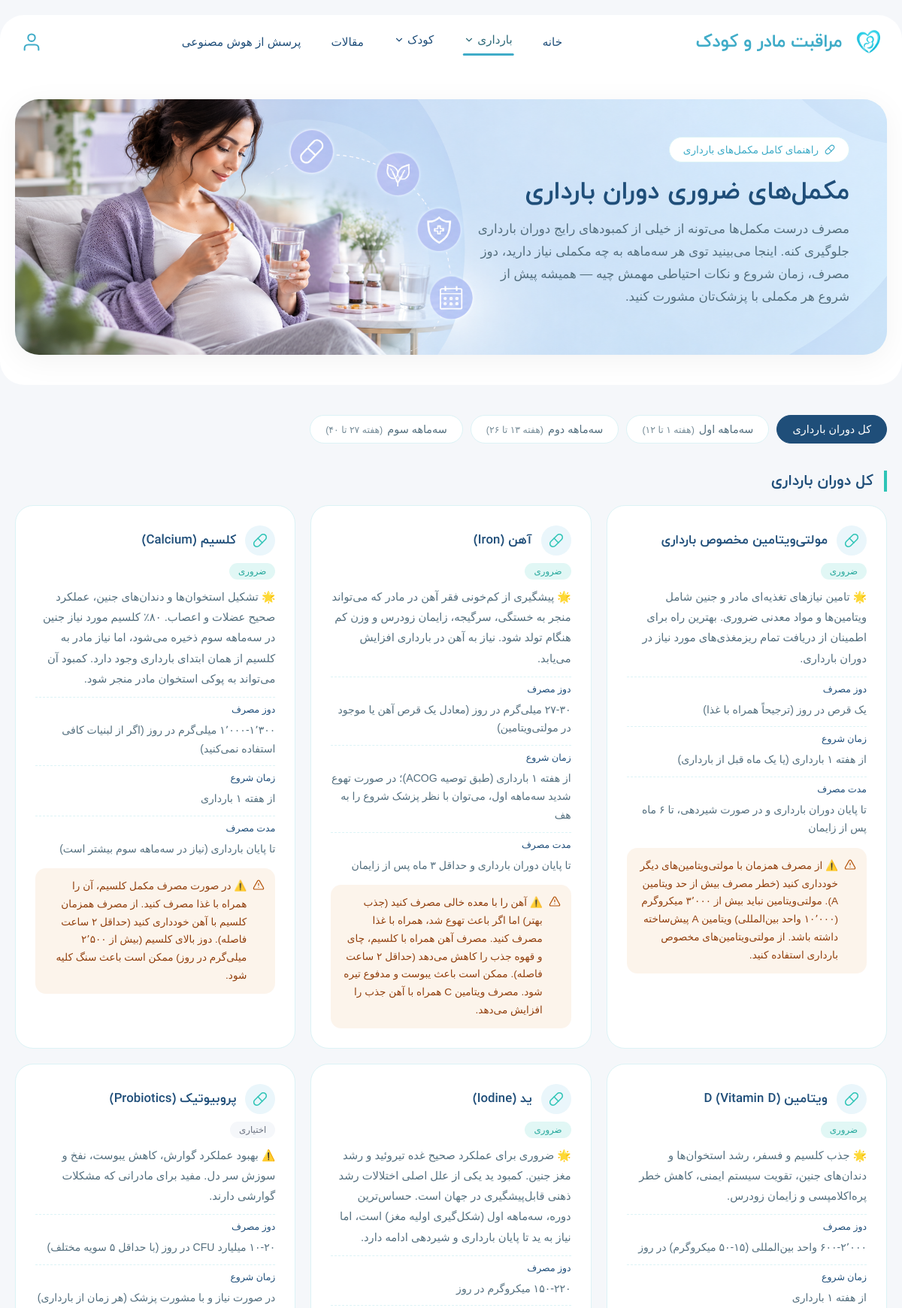
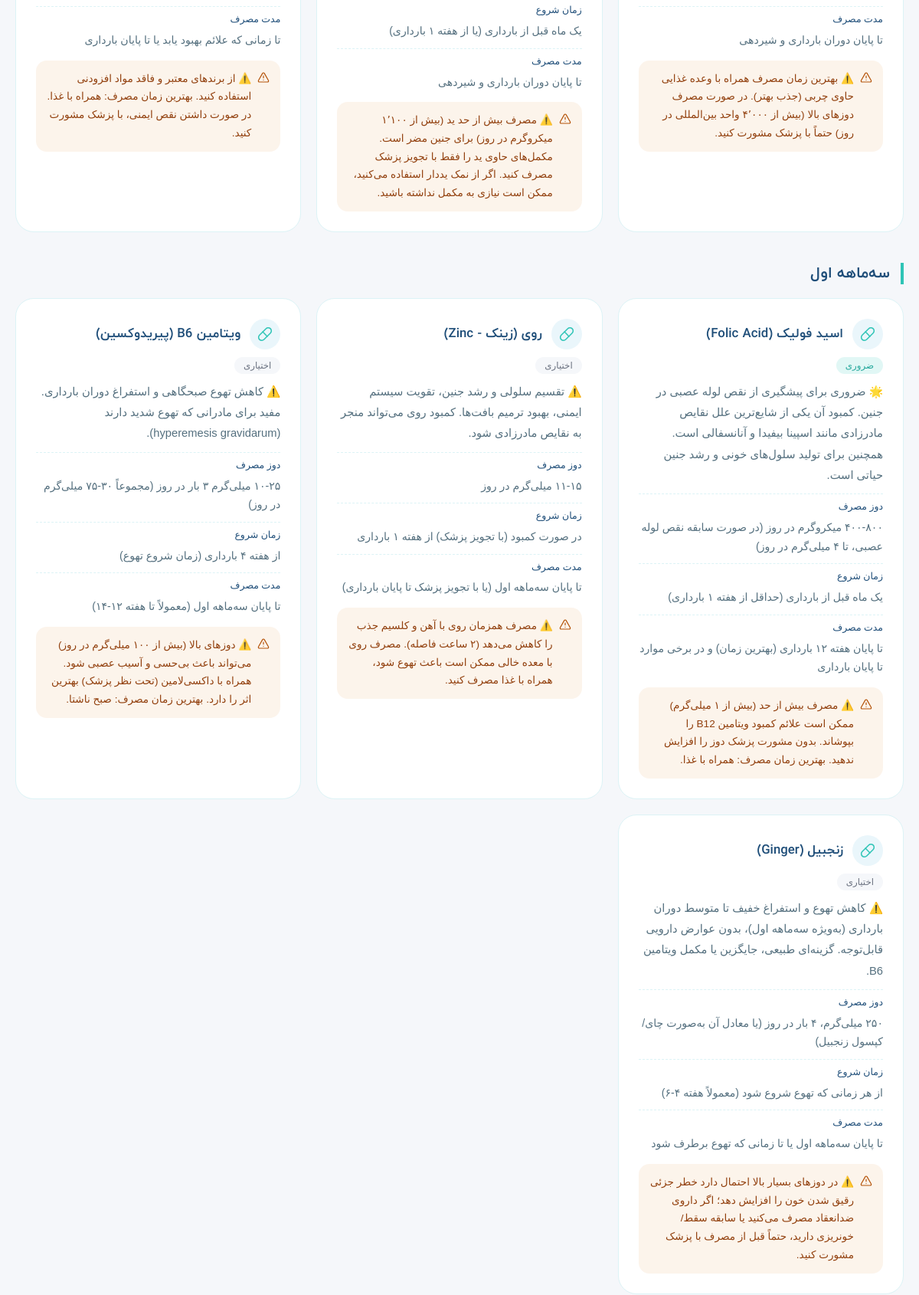
The page /pregnancy-supplements.php (upper part) on the database its author committed (2 pictures, top to bottom).
### tables this page shows
CREATE TABLE `pregnancy_supplements` (
  `id` int(11) NOT NULL,
  `supplement_name` varchar(100) NOT NULL,
  `importance` text NOT NULL,
  `dosage` varchar(100) NOT NULL,
  `start_time` varchar(100) NOT NULL,
  `duration` varchar(100) NOT NULL,
  `precautions` text DEFAULT NULL,
  `week_start` int(11) DEFAULT NULL COMMENT 'شروع هفته مصرف مکمل (۱-۴۰)',
  `week_end` int(11) DEFAULT NULL COMMENT 'پایان هفته مصرف مکمل (۱-۴۰)',
  `trimester` enum('first','second','third','all') NOT NULL,
  `is_essential` tinyint(1) DEFAULT 1 COMMENT 'آیا مصرف آن ضروری است؟',
  `requires_prescription` tinyint(1) DEFAULT 0 COMMENT 'آیا فقط با تجویز/تشخیص پزشک مصرف شود؟',
  `created_at` timestamp NOT NULL DEFAULT current_timestamp(),
  `updated_at` timestamp NOT NULL DEFAULT current_timestamp() ON UPDATE current_timestamp()
);

### config/database.php (called while the page is built)
<?php
return [
    'host'     => getenv('DB_HOST') ?: '127.0.0.1',
    'port'     => getenv('DB_PORT') ?: '3306',
    'database' => getenv('DB_DATABASE') ?: 'maternal_child_care',
    'username' => getenv('DB_USERNAME') ?: 'root',
    'password' => getenv('DB_PASSWORD') ?: '',
    'charset'  => 'utf8mb4',
];

### app/Core/Database.php (called while the page is built, shortened)
<?php
class Database
{
    private static ?PDO $instance = null;
    public static function connection(): PDO
    {
        if (self::$instance === null) {
            $config = require BASE_PATH . '/config/database.php';
            $dsn = sprintf(
                'mysql:host=%s;port=%s;dbname=%s;charset=%s',
                $config['host'],
                $config['port'],
                $config['database'],
                $config['charset']
            );
            self::$instance = new PDO($dsn, $config['username'], $config['password'], [
                PDO::ATTR_ERRMODE            => PDO::ERRMODE_EXCEPTION,
                PDO::ATTR_DEFAULT_FETCH_MODE => PDO::FETCH_ASSOC,
                PDO::ATTR_EMULATE_PREPARES   => false,
            ]);
        }
        return self::$instance;
    }
}

### app/Repositories/SupplementRepository.php (called while the page is built, shortened)
<?php
class SupplementRepository
{
    public function all(): array
    {
        try {
            $stmt = Database::connection()->query(
                'SELECT * FROM pregnancy_supplements
                 ORDER BY is_essential DESC, week_start ASC, id ASC'
            );
            return $stmt->fetchAll();
        } catch (PDOException $e) {
            return [];
        }
    }
}

### public/pregnancy-supplements.php (the view, shortened to what this page needs)
<?php
$supplementRepository = new SupplementRepository();
$trimesterLabels = SupplementRepository::TRIMESTER_LABELS;
$activeTrimester = $_GET['trimester'] ?? 'all';
$trimesterWeekRanges = [
    'all'    => null,
    'first'  => '۱ تا ۱۲',
    'second' => '۱۳ تا ۲۶',
    'third'  => '۲۷ تا ۴۰',
];
if ($activeTrimester === 'all') {
    $supplements = $supplementRepository->all();
} else {
    $supplements = $supplementRepository->findByTrimester($activeTrimester);
}
$groupedSupplements = [];
if ($activeTrimester === 'all') {
    foreach (array_keys($trimesterLabels) as $key) {
        $groupedSupplements[$key] = [];
    }
    foreach ($supplements as $item) {
        $key = $item['trimester'] ?? 'all';
        $groupedSupplements[$key][] = $item;
    }
} else {
    $groupedSupplements[$activeTrimester] = $supplements;
}
?>
<!DOCTYPE html>
<html lang="fa" dir="rtl">
<head>
    <link rel="stylesheet" href="assets/css/base.css">
    <link rel="stylesheet" href="assets/css/components/header.css">
    <link rel="stylesheet" href="assets/css/components/button.css">
    <link rel="stylesheet" href="assets/css/components/footer.css">
    <link rel="stylesheet" href="assets/css/pages/pregnancy-supplements.css">
</head>
<body>
    <section class="ps-hero" data-header-offset>
        <?php include TEMPLATES_PATH . '/partials/header.php'; ?>
        <div class="ps-hero-banner">
            <img src="assets/image/pregnancy-supplements-banner.png" alt="مکمل‌های ضروری بارداری" class="ps-hero-image" />
            <div class="ps-hero-content">
                <span class="ps-hero-badge">
                    <svg width="14" height="14" viewBox="0 0 24 24" fill="none" stroke="currentColor" stroke-width="2" stroke-linecap="round" stroke-linejoin="round"><path d="m10.5 20.5 10-10a4.95 4.95 0 1 0-7-7l-10 10a4.95 4.95 0 1 0 7 7Z" /><path d="m8.5 8.5 7 7" /></svg>
                    راهنمای کامل مکمل‌های بارداری
                </span>
                <h1>مکمل‌های ضروری دوران بارداری</h1>
                <p class="subtitle">
                    مصرف درست مکمل‌ها می‌تونه از خیلی از کمبودهای رایج دوران بارداری جلوگیری کنه.
                    اینجا می‌بینید توی هر سه‌ماهه به چه مکملی نیاز دارید، دوز مصرف، زمان شروع
                    و نکات احتیاطی مهمش چیه — همیشه پیش از شروع هر مکملی با پزشک‌تان مشورت کنید.
                </p>
            </div>
        </div>
    </section>
    <section class="ps-filter-section">
        <div class="ps-filter-tabs">
            <?php foreach ($trimesterLabels as $key => $label): ?>
                <a href="pregnancy-supplements.php?trimester=<?= urlencode($key) ?>#ps-list-section"
                    class="ps-filter-tab <?= $activeTrimester === $key ? 'active' : '' ?>">
                    <?= htmlspecialchars($label, ENT_QUOTES, 'UTF-8') ?>
                    <?php if ($trimesterWeekRanges[$key]): ?>
                        <span class="ps-filter-tab-range">(هفته <?= htmlspecialchars($trimesterWeekRanges[$key], ENT_QUOTES, 'UTF-8') ?>)</span>
                    <?php endif; ?>
                </a>
            <?php endforeach; ?>
        </div>
    </section>
    <section class="ps-list-section" id="ps-list-section">
        <?php foreach ($groupedSupplements as $groupKey => $groupItems): ?>
            <div class="ps-group">
                <h2 class="ps-group-title">
                    <?= htmlspecialchars($trimesterLabels[$groupKey] ?? $groupKey, ENT_QUOTES, 'UTF-8') ?>
                </h2>
                <div class="ps-supplement-grid">
                    <?php foreach ($groupItems as $supplement): ?>
                        <div class="ps-supplement-card">
                            <div class="ps-supplement-header">
                                <div class="ps-supplement-icon">
                                    <svg width="20" height="20" viewBox="0 0 24 24" fill="none" stroke="currentColor" stroke-width="1.8" stroke-linecap="round" stroke-linejoin="round"><path d="m10.5 20.5 10-10a4.95 4.95 0 1 0-7-7l-10 10a4.95 4.95 0 1 0 7 7Z" /><path d="m8.5 8.5 7 7" /></svg>
                                </div>
                                <h3><?= htmlspecialchars($supplement['supplement_name'], ENT_QUOTES, 'UTF-8') ?></h3>
                            </div>
                            <div class="ps-supplement-badges">
                                <?php if (!empty($supplement['is_essential'])): ?>
                                    <span class="ps-badge ps-badge-essential">ضروری</span>
                                <?php else: ?>
                                    <span class="ps-badge ps-badge-optional">اختیاری</span>
                                <?php endif; ?>
                            </div>
                            <?php if (!empty($supplement['importance'])): ?>
                                <p class="ps-supplement-importance"><?= nl2br(htmlspecialchars($supplement['importance'], ENT_QUOTES, 'UTF-8')) ?></p>
                            <?php endif; ?>
                            <?php if (!empty($supplement['dosage'])): ?>
                                <div class="ps-supplement-row">
                                    <span class="ps-supplement-row-label">دوز مصرف</span>
                                    <span class="ps-supplement-row-value"><?= htmlspecialchars($supplement['dosage'], ENT_QUOTES, 'UTF-8') ?></span>
                                </div>
                            <?php endif; ?>
                            <?php if (!empty($supplement['start_time'])): ?>
                                <div class="ps-supplement-row">
                                    <span class="ps-supplement-row-label">زمان شروع</span>
                                    <span class="ps-supplement-row-value"><?= htmlspecialchars($supplement['start_time'], ENT_QUOTES, 'UTF-8') ?></span>
                                </div>
                            <?php endif; ?>
                            <?php if (!empty($supplement['duration'])): ?>
                                <div class="ps-supplement-row">
                                    <span class="ps-supplement-row-label">مدت مصرف</span>
                                    <span class="ps-supplement-row-value"><?= htmlspecialchars($supplement['duration'], ENT_QUOTES, 'UTF-8') ?></span>
                                </div>
                            <?php endif; ?>
                            <?php if (!empty($supplement['precautions'])): ?>
                                <div class="ps-supplement-warning">
                                    <svg width="16" height="16" viewBox="0 0 24 24" fill="none" stroke="currentColor" stroke-width="1.8" stroke-linecap="round" stroke-linejoin="round"><path d="m21.73 18-8-14a2 2 0 0 0-3.46 0l-8 14A2 2 0 0 0 4 21h16a2 2 0 0 0 1.73-3Z" /><path d="M12 9v4" /><path d="M12 17h.01" /></svg>
                                    <p><?= nl2br(htmlspecialchars($supplement['precautions'], ENT_QUOTES, 'UTF-8')) ?></p>
                                </div>
                            <?php endif; ?>
                        </div>
                    <?php endforeach; ?>
                </div>
            </div>
        <?php endforeach; ?>
    </section>
</body>
</html>

### public/assets/css/base.css (style rules this page uses)
:root { --color-navy: #1F4E79; --color-teal-text: #40acc8; --color-teal: #2EC4B6; --color-navy-hover: #265d90; --color-teal-hover: #26a89c; --color-slate: #55707F; --color-gray: #6B7280; --color-bg: #F5F7FA; --color-bg-soft: #EAF6FB; --color-bg-soft-2: #DCF3F6; --color-white: #FFFFFF; --font-bold: 'IranVekanWebBold', sans-serif; --font-medium: 'IranVekanWebMedium', sans-serif; --font-regular: 'IranVekanWebRegular', sans-serif; }
* { margin: 0; padding: 0; box-sizing: border-box; }
body { font-family: var(--font-regular); background: var(--color-bg); min-height: 100vh; }

### rows shown on the page
pregnancy_supplements: label "سه‌ماهه سوم", trimester "۲۷ تا ۴۰"
pregnancy_supplements: supplement_name "مولتی‌ویتامین مخصوص بارداری", is_essential "ضروری", importance "🌟 تامین نیازهای تغذیه‌ای مادر و جنین شامل ویتامین‌ها و مواد معدنی ضروری. بهترین راه برای اطمینان از دریافت تمام ریزمغذی‌های مورد نیاز در دوران بارداری.", dosage "یک قرص در روز (ترجیحاً همراه با غذا)", start_time "از هفته ۱ بارداری (یا یک ماه قبل از بارداری)", duration "تا پایان دوران بارداری و در صورت شیردهی، تا ۶ ماه پس از زایمان", precautions "⚠️ از مصرف همزمان با مولتی‌ویتامین‌های دیگر خودداری کنید (خطر مصرف بیش از حد ویتامین A). مولتی‌ویتامین نباید بیش از ۳٬۰۰۰ میکروگرم (۱۰٬۰۰۰ واحد بین‌المللی) ویتامین A پیش‌ساخته داشته باشد. از مولتی‌ویتامین‌های مخصوص بارداری استفاده کنید."
pregnancy_supplements: supplement_name "آهن (Iron)", is_essential "ضروری", importance "🌟 پیشگیری از کم‌خونی فقر آهن در مادر که می‌تواند منجر به خستگی، سرگیجه، زایمان زودرس و وزن کم هنگام تولد شود. نیاز به آهن در بارداری افزایش می‌یابد.", dosage "۲۷-۳۰ میلی‌گرم در روز (معادل یک قرص آهن یا موجود در مولتی‌ویتامین)", start_time "از هفته ۱ بارداری (طبق توصیه ACOG)؛ در صورت تهوع شدید سه‌ماهه اول، می‌توان با نظر پزشک شروع را به هف", duration "تا پایان دوران بارداری و حداقل ۳ ماه پس از زایمان", precautions "⚠️ آهن را با معده خالی مصرف کنید (جذب بهتر) اما اگر باعث تهوع شد، همراه با غذا مصرف کنید. مصرف آهن همراه با کلسیم، چای و قهوه جذب را کاهش می‌دهد (حداقل ۲ ساعت فاصله). ممکن است باعث یبوست و مدفوع تیره شود. مصرف ویتامین C همراه با آهن جذب را افزایش می‌دهد."
pregnancy_supplements: supplement_name "کلسیم (Calcium)", is_essential "ضروری", importance "🌟 تشکیل استخوان‌ها و دندان‌های جنین، عملکرد صحیح عضلات و اعصاب. ۸۰٪ کلسیم مورد نیاز جنین در سه‌ماهه سوم ذخیره می‌شود، اما نیاز مادر به کلسیم از همان ابتدای بارداری وجود دارد. کمبود آن می‌تواند به پوکی استخوان مادر منجر شود.", dosage "۱٬۰۰۰-۱٬۳۰۰ میلی‌گرم در روز (اگر از لبنیات کافی استفاده نمی‌کنید)", start_time "از هفته ۱ بارداری", duration "تا پایان بارداری (نیاز در سه‌ماهه سوم بیشتر است)", precautions "⚠️ در صورت مصرف مکمل کلسیم، آن را همراه با غذا مصرف کنید. از مصرف همزمان کلسیم با آهن خودداری کنید (حداقل ۲ ساعت فاصله). دوز بالای کلسیم (بیش از ۲٬۵۰۰ میلی‌گرم در روز) ممکن است باعث سنگ کلیه شود."
pregnancy_supplements: supplement_name "ویتامین D (Vitamin D)", is_essential "ضروری", importance "🌟 جذب کلسیم و فسفر، رشد استخوان‌ها و دندان‌های جنین، تقویت سیستم ایمنی، کاهش خطر پره‌اکلامپسی و زایمان زودرس.", dosage "۶۰۰-۲٬۰۰۰ واحد بین‌المللی (۱۵-۵۰ میکروگرم) در روز", start_time "از هفته ۱ بارداری", duration "تا پایان دوران بارداری و شیردهی", precautions "⚠️ بهترین زمان مصرف همراه با وعده غذایی حاوی چربی (جذب بهتر). در صورت مصرف دوزهای بالا (بیش از ۴٬۰۰۰ واحد بین‌المللی در روز) حتماً با پزشک مشورت کنید."
pregnancy_supplements: supplement_name "ید (Iodine)", is_essential "ضروری", importance "🌟 ضروری برای عملکرد صحیح غده تیروئید و رشد مغز جنین. کمبود ید یکی از علل اصلی اختلالات رشد ذهنی قابل‌پیشگیری در جهان است. حساس‌ترین دوره، سه‌ماهه اول (شکل‌گیری اولیه مغز) است، اما نیاز به ید تا پایان بارداری و شیردهی ادامه دارد.", dosage "۱۵۰-۲۲۰ میکروگرم در روز", start_time "یک ماه قبل از بارداری (یا از هفته ۱ بارداری)", duration "تا پایان دوران بارداری و شیردهی", precautions "⚠️ مصرف بیش از حد ید (بیش از ۱٬۱۰۰ میکروگرم در روز) برای جنین مضر است. مکمل‌های حاوی ید را فقط با تجویز پزشک مصرف کنید. اگر از نمک یددار استفاده می‌کنید، ممکن است نیازی به مکمل نداشته باشید."
pregnancy_supplements: supplement_name "پروبیوتیک (Probiotics)", is_essential "اختیاری", importance "⚠️ بهبود عملکرد گوارش، کاهش یبوست، نفخ و سوزش سر دل. مفید برای مادرانی که مشکلات گوارشی دارند.", dosage "۱۰-۲۰ میلیارد CFU در روز (با حداقل ۵ سویه مختلف)", start_time "در صورت نیاز و با مشورت پزشک (هر زمان از بارداری)", duration "تا زمانی که علائم بهبود یابد یا تا پایان بارداری", precautions "⚠️ از برندهای معتبر و فاقد مواد افزودنی استفاده کنید. بهترین زمان مصرف: همراه با غذا. در صورت داشتن نقص ایمنی، با پزشک مشورت کنید."
pregnancy_supplements: supplement_name "اسید فولیک (Folic Acid)", is_essential "ضروری", importance "🌟 ضروری برای پیشگیری از نقص لوله عصبی در جنین. کمبود آن یکی از شایع‌ترین علل نقایص مادرزادی مانند اسپینا بیفیدا و آنانسفالی است. همچنین برای تولید سلول‌های خونی و رشد جنین حیاتی است.", dosage "۴۰۰-۸۰۰ میکروگرم در روز (در صورت سابقه نقص لوله عصبی، تا ۴ میلی‌گرم در روز)", start_time "یک ماه قبل از بارداری (حداقل از هفته ۱ بارداری)", duration "تا پایان هفته ۱۲ بارداری (بهترین زمان) و در برخی موارد تا پایان بارداری", precautions "⚠️ مصرف بیش از حد (بیش از ۱ میلی‌گرم) ممکن است علائم کمبود ویتامین B12 را بپوشاند. بدون مشورت پزشک دوز را افزایش ندهید. بهترین زمان مصرف: همراه با غذا."
pregnancy_supplements: supplement_name "روی (زینک - Zinc)", is_essential "اختیاری", importance "⚠️ تقسیم سلولی و رشد جنین، تقویت سیستم ایمنی، بهبود ترمیم بافت‌ها. کمبود روی می‌تواند منجر به نقایص مادرزادی شود.", dosage "۱۱-۱۵ میلی‌گرم در روز", start_time "در صورت کمبود (با تجویز پزشک) از هفته ۱ بارداری", duration "تا پایان سه‌ماهه اول (یا با تجویز پزشک تا پایان بارداری)", precautions "⚠️ مصرف همزمان روی با آهن و کلسیم جذب را کاهش می‌دهد (۲ ساعت فاصله). مصرف روی با معده خالی ممکن است باعث تهوع شود، همراه با غذا مصرف کنید."
pregnancy_supplements: supplement_name "ویتامین B6 (پیریدوکسین)", is_essential "اختیاری", importance "⚠️ کاهش تهوع صبحگاهی و استفراغ دوران بارداری. مفید برای مادرانی که تهوع شدید دارند (hyperemesis gravidarum).", dosage "۱۰-۲۵ میلی‌گرم ۳ بار در روز (مجموعاً ۳۰-۷۵ میلی‌گرم در روز)", start_time "از هفته ۴ بارداری (زمان شروع تهوع)", duration "تا پایان سه‌ماهه اول (معمولاً تا هفته ۱۲-۱۴)", precautions "⚠️ دوزهای بالا (بیش از ۱۰۰ میلی‌گرم در روز) می‌تواند باعث بی‌حسی و آسیب عصبی شود. همراه با داکسی‌لامین (تحت نظر پزشک) بهترین اثر را دارد. بهترین زمان مصرف: صبح ناشتا."
pregnancy_supplements: supplement_name "زنجبیل (Ginger)", is_essential "اختیاری", importance "⚠️ کاهش تهوع و استفراغ خفیف تا متوسط دوران بارداری (به‌ویژه سه‌ماهه اول)، بدون عوارض دارویی قابل‌توجه. گزینه‌ای طبیعی، جایگزین یا مکمل ویتامین B6.", dosage "۲۵۰ میلی‌گرم، ۴ بار در روز (یا معادل آن به‌صورت چای/کپسول زنجبیل)", start_time "از هر زمانی که تهوع شروع شود (معمولاً هفته ۴-۶)", duration "تا پایان سه‌ماهه اول یا تا زمانی که تهوع برطرف شود", precautions "⚠️ در دوزهای بسیار بالا احتمال دارد خطر جزئی رقیق شدن خون را افزایش دهد؛ اگر داروی ضدانعقاد مصرف می‌کنید یا سابقه سقط/خونریزی دارید، حتماً قبل از مصرف با پزشک مشورت کنید."

### other values the page prints
$label "کل دوران بارداری"
$label "سه‌ماهه اول"
$trimesterWeekRanges[$key] "۱ تا ۱۲"
$label "سه‌ماهه دوم"
$trimesterWeekRanges[$key] "۱۳ تا ۲۶"
$trimesterLabels[$groupKey] "کل دوران بارداری"
$trimesterLabels[$groupKey] "سه‌ماهه اول"
